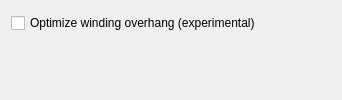
      <widget class="QWidget" name="tab_overhang">
       <attribute name="icon">
        <iconset>
         <normaloff>icons/coil.png</normaloff>icons/coil.png</iconset>
       </attribute>
       <attribute name="title">
        <string>Overhang</string>
       </attribute>
       <layout class="QGridLayout" name="gridLayout_7">
        <item row="0" column="0">
         <layout class="QHBoxLayout" name="horizontalLayout_10">
          <item>
           <widget class="QCheckBox" name="checkBox_opt_wdg_overhang">
            <property name="text">
             <string>Optimize winding overhang (experimental)</string>
            </property>
           </widget>
          </item>
          <item>
           <spacer name="horizontalSpacer_4">
            <property name="orientation">
             <enum>Qt::Horizontal</enum>
            </property>
            <property name="sizeHint" stdset="0">
             <size>
              <width>40</width>
              <height>20</height>
             </size>
            </property>
           </spacer>
          </item>
          <item>
           <widget class="QToolButton" name="Button_cp2clipboard_image_overhang">
            <property name="minimumSize">
             <size>
              <width>24</width>
              <height>24</height>
             </size>
            </property>
            <property name="maximumSize">
             <size>
              <width>24</width>
              <height>24</height>
             </size>
            </property>
            <property name="toolTip">
             <string>Copy image to clipboard</string>
            </property>
            <property name="text">
             <string/>
            </property>
            <property name="icon">
             <iconset>
              <normaloff>icons/clipboard.png</normaloff>icons/clipboard.png</iconset>
            </property>
            <property name="autoRaise">
             <bool>true</bool>
            </property>
           </widget>
          </item>
         </layout>
        </item>
        <item row="2" column="0">
         <widget class="QWidget" name="mplwidget_overhang" native="true">
          <property name="sizePolicy">
           <sizepolicy hsizetype="Expanding" vsizetype="Expanding">
            <horstretch>0</horstretch>
            <verstretch>0</verstretch>
           </sizepolicy>
          </property>
          <property name="minimumSize">
           <size>
            <width>0</width>
            <height>0</height>
           </size>
          </property>
          <layout class="QVBoxLayout" name="mplvl_overhang">
           <property name="spacing">
            <number>0</number>
           </property>
           <property name="topMargin">
            <number>0</number>
           </property>
           <property name="bottomMargin">
            <number>0</number>
           </property>
           <item>
            <widget class="QWidget" name="widget" native="true"/>
           </item>
          </layout>
         </widget>
        </item>
       </layout>
      </widget>
